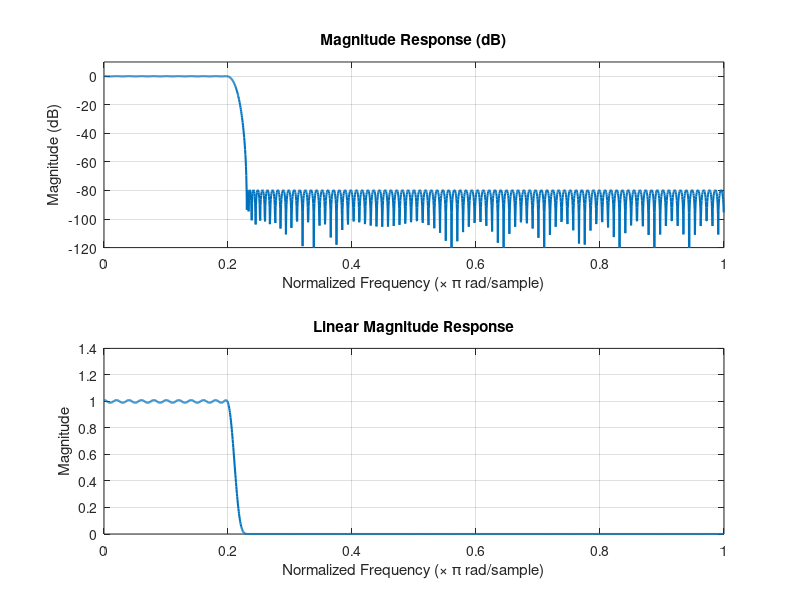

Reproduce this figure in MATLAB.
clear; clc; close all;

% Normalized frequencies are given with respect to pi rad/sample.
f_pass = 0.2;        % Passband edge (normalized frequency)
f_stop = 0.23;       % Stopband edge (normalized frequency)

% Set the allowable ripples:
delta_p = 0.01;      % Maximum passband deviation (linear scale)
delta_s = 1e-4;      % Maximum stopband ripple (corresponds to 80 dB attenuation)

[n_est, fo, ao, w] = firpmord([f_pass f_stop], [1 0], [delta_p delta_s]);
fprintf('Estimated minimum filter order = %d (i.e., %d taps)\n', n_est, n_est+1);

% Enforce a minimum of 150 taps to maintain 80 dB attenuation after quantization
filter_order = max(n_est, 150);
fprintf('Using Filter Order = %d (Taps = %d)\n', filter_order, filter_order+1);

b = firpm(filter_order, fo, ao, w);

[h, w_grid] = freqz(b, 1, 2048);
mag_db = 20*log10(abs(h));
w_grid_normalized = w_grid/pi;  % Normalize frequency axis to pi

% Determine passband and stopband indices
passband_inds = w_grid_normalized <= f_pass;
stopband_inds = w_grid_normalized >= f_stop;

% Calculate ripple and stopband attenuation
passband_mag = abs(h(passband_inds));
stopband_mag = abs(h(stopband_inds));

actual_passband_ripple = max(passband_mag) - min(passband_mag);
passband_ripple_db = 20*log10(max(passband_mag)) - 20*log10(min(passband_mag));
actual_stopband_atten_db = -20*log10(max(stopband_mag));

fprintf('Actual passband ripple (linear) ~ %g, or %.4f dB\n', actual_passband_ripple, passband_ripple_db);
fprintf('Actual stopband attenuation ~ %.2f dB\n', actual_stopband_atten_db);

figure;
subplot(2,1,1);
plot(w_grid_normalized, mag_db, 'LineWidth',1.5);
grid on;
title('Magnitude Response (dB)');
xlabel('Normalized Frequency (\times \pi rad/sample)');
ylabel('Magnitude (dB)');
ylim([-120 10]);

subplot(2,1,2);
plot(w_grid_normalized, abs(h), 'LineWidth',1.5);
grid on;
title('Linear Magnitude Response');
xlabel('Normalized Frequency (\times \pi rad/sample)');
ylabel('Magnitude');

% Define fixed-point format: Q1.15 (16-bit total, 1 sign bit, 15 fractional bits)
wordLength = 16;      % 16-bit total
fracBits   = 15;      % 15 fractional bits (Q1.15 format)
scaleFactor = 2^fracBits;

% Convert floating-point coefficients to fixed-point
b_scaled = round(b * scaleFactor);

% Ensure coefficients are within signed 16-bit range
b_scaled(b_scaled >= 2^(wordLength-1)) = 2^(wordLength-1) - 1; 
b_scaled(b_scaled < -2^(wordLength-1)) = -2^(wordLength-1);

fileID = fopen('coefficients.txt','w');
for i = 1:length(b_scaled)
    fprintf(fileID, '%d\n', b_scaled(i)); 
end
fclose(fileID);

disp('Done! Wrote Q1.15 filter coefficients to coefficients.txt.');
